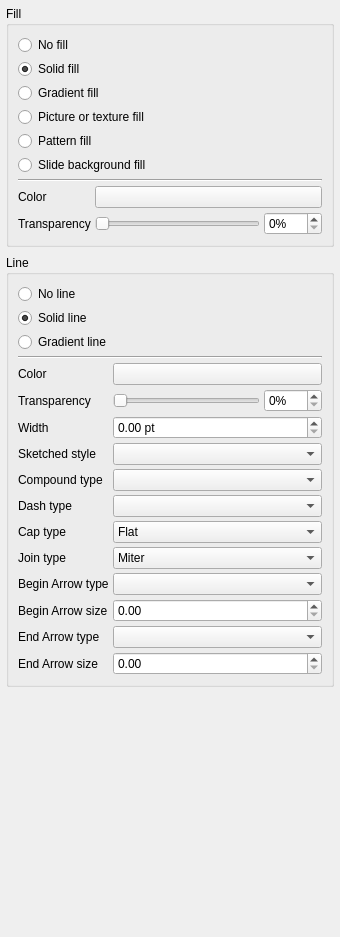
             <widget class="QWidget" name="shape_fill_line_content">
              <property name="geometry">
               <rect>
                <x>0</x>
                <y>0</y>
                <width>340</width>
                <height>937</height>
               </rect>
              </property>
              <layout class="QVBoxLayout" name="shape_fill_line_layout">
               <property name="spacing">
                <number>8</number>
               </property>
               <property name="leftMargin">
                <number>6</number>
               </property>
               <property name="topMargin">
                <number>6</number>
               </property>
               <property name="rightMargin">
                <number>6</number>
               </property>
               <property name="bottomMargin">
                <number>6</number>
               </property>
               <item>
                <widget class="QGroupBox" name="grp_fill">
                 <property name="title">
                  <string>Fill</string>
                 </property>
                 <layout class="QVBoxLayout" name="grp_fill_layout">
                  <property name="spacing">
                   <number>4</number>
                  </property>
                  <item>
                   <widget class="QRadioButton" name="rb_fill_none">
                    <property name="text">
                     <string>No fill</string>
                    </property>
                   </widget>
                  </item>
                  <item>
                   <widget class="QRadioButton" name="rb_fill_solid">
                    <property name="text">
                     <string>Solid fill</string>
                    </property>
                    <property name="checked">
                     <bool>true</bool>
                    </property>
                   </widget>
                  </item>
                  <item>
                   <widget class="QRadioButton" name="rb_fill_gradient">
                    <property name="text">
                     <string>Gradient fill</string>
                    </property>
                   </widget>
                  </item>
                  <item>
                   <widget class="QRadioButton" name="rb_fill_picture">
                    <property name="text">
                     <string>Picture or texture fill</string>
                    </property>
                   </widget>
                  </item>
                  <item>
                   <widget class="QRadioButton" name="rb_fill_pattern">
                    <property name="text">
                     <string>Pattern fill</string>
                    </property>
                   </widget>
                  </item>
                  <item>
                   <widget class="QRadioButton" name="rb_fill_slidebg">
                    <property name="text">
                     <string>Slide background fill</string>
                    </property>
                   </widget>
                  </item>
                  <item>
                   <widget class="Line" name="fill_sep">
                    <property name="orientation">
                     <enum>Qt::Horizontal</enum>
                    </property>
                   </widget>
                  </item>
                  <item>
                   <layout class="QFormLayout" name="grp_fill_form">
                    <property name="fieldGrowthPolicy">
                     <enum>QFormLayout::AllNonFixedFieldsGrow</enum>
                    </property>
                    <item row="0" column="0">
                     <widget class="QLabel" name="lbl_fill_color">
                      <property name="text">
                       <string>Color</string>
                      </property>
                     </widget>
                    </item>
                    <item row="0" column="1">
                     <widget class="QPushButton" name="btn_fill_color">
                      <property name="text">
                       <string/>
                      </property>
                     </widget>
                    </item>
                    <item row="1" column="0">
                     <widget class="QLabel" name="lbl_fill_transparency">
                      <property name="text">
                       <string>Transparency</string>
                      </property>
                     </widget>
                    </item>
                    <item row="1" column="1">
                     <layout class="QHBoxLayout" name="fill_transparency_row">
                      <item>
                       <widget class="QSlider" name="fill_transparency_slider">
                        <property name="maximum">
                         <number>100</number>
                        </property>
                        <property name="orientation">
                         <enum>Qt::Horizontal</enum>
                        </property>
                       </widget>
                      </item>
                      <item>
                       <widget class="QSpinBox" name="fill_transparency_spin">
                        <property name="suffix">
                         <string>%</string>
                        </property>
                        <property name="maximum">
                         <number>100</number>
                        </property>
                       </widget>
                      </item>
                     </layout>
                    </item>
                   </layout>
                  </item>
                 </layout>
                </widget>
               </item>
               <item>
                <widget class="QGroupBox" name="grp_line">
                 <property name="title">
                  <string>Line</string>
                 </property>
                 <layout class="QVBoxLayout" name="grp_line_layout">
                  <property name="spacing">
                   <number>4</number>
                  </property>
                  <item>
                   <widget class="QRadioButton" name="rb_line_none">
                    <property name="text">
                     <string>No line</string>
                    </property>
                   </widget>
                  </item>
                  <item>
                   <widget class="QRadioButton" name="rb_line_solid">
                    <property name="text">
                     <string>Solid line</string>
                    </property>
                    <property name="checked">
                     <bool>true</bool>
                    </property>
                   </widget>
                  </item>
                  <item>
                   <widget class="QRadioButton" name="rb_line_gradient">
                    <property name="text">
                     <string>Gradient line</string>
                    </property>
                   </widget>
                  </item>
                  <item>
                   <widget class="Line" name="line_sep">
                    <property name="orientation">
                     <enum>Qt::Horizontal</enum>
                    </property>
                   </widget>
                  </item>
                  <item>
                   <layout class="QFormLayout" name="grp_line_form">
                    <property name="fieldGrowthPolicy">
                     <enum>QFormLayout::AllNonFixedFieldsGrow</enum>
                    </property>
                    <item row="0" column="0">
                     <widget class="QLabel" name="lbl_line_color">
                      <property name="text">
                       <string>Color</string>
                      </property>
                     </widget>
                    </item>
                    <item row="0" column="1">
                     <widget class="QPushButton" name="btn_pen_color">
                      <property name="text">
                       <string/>
                      </property>
                     </widget>
                    </item>
                    <item row="1" column="0">
                     <widget class="QLabel" name="lbl_line_transparency">
                      <property name="text">
                       <string>Transparency</string>
                      </property>
                     </widget>
                    </item>
                    <item row="1" column="1">
                     <layout class="QHBoxLayout" name="line_transparency_row">
                      <item>
                       <widget class="QSlider" name="pen_transparency_slider">
                        <property name="maximum">
                         <number>100</number>
                        </property>
                        <property name="orientation">
                         <enum>Qt::Horizontal</enum>
                        </property>
                       </widget>
                      </item>
                      <item>
                       <widget class="QSpinBox" name="pen_transparency_spin">
                        <property name="suffix">
                         <string>%</string>
                        </property>
                        <property name="maximum">
                         <number>100</number>
                        </property>
                       </widget>
                      </item>
                     </layout>
                    </item>
                    <item row="2" column="0">
                     <widget class="QLabel" name="lbl_line_width">
                      <property name="text">
                       <string>Width</string>
                      </property>
                     </widget>
                    </item>
                    <item row="2" column="1">
                     <widget class="QDoubleSpinBox" name="line_width">
                      <property name="suffix">
                       <string> pt</string>
                      </property>
                     </widget>
                    </item>
                    <item row="3" column="0">
                     <widget class="QLabel" name="lbl_sketched">
                      <property name="text">
                       <string>Sketched style</string>
                      </property>
                     </widget>
                    </item>
                    <item row="3" column="1">
                     <widget class="QComboBox" name="cmb_sketched"/>
                    </item>
                    <item row="4" column="0">
                     <widget class="QLabel" name="lbl_compound">
                      <property name="text">
                       <string>Compound type</string>
                      </property>
                     </widget>
                    </item>
                    <item row="4" column="1">
                     <widget class="QComboBox" name="cmb_compound"/>
                    </item>
                    <item row="5" column="0">
                     <widget class="QLabel" name="lbl_dash">
                      <property name="text">
                       <string>Dash type</string>
                      </property>
                     </widget>
                    </item>
                    <item row="5" column="1">
                     <widget class="QComboBox" name="dash"/>
                    </item>
                    <item row="6" column="0">
                     <widget class="QLabel" name="lbl_cap">
                      <property name="text">
                       <string>Cap type</string>
                      </property>
                     </widget>
                    </item>
                    <item row="6" column="1">
                     <widget class="QComboBox" name="cmb_cap">
                      <item>
                       <property name="text">
                        <string>Flat</string>
                       </property>
                      </item>
                      <item>
                       <property name="text">
                        <string>Round</string>
                       </property>
                      </item>
                      <item>
                       <property name="text">
                        <string>Square</string>
                       </property>
                      </item>
                     </widget>
                    </item>
                    <item row="7" column="0">
                     <widget class="QLabel" name="lbl_join">
                      <property name="text">
                       <string>Join type</string>
                      </property>
                     </widget>
                    </item>
                    <item row="7" column="1">
                     <widget class="QComboBox" name="cmb_join">
                      <item>
                       <property name="text">
                        <string>Miter</string>
                       </property>
                      </item>
                      <item>
                       <property name="text">
                        <string>Bevel</string>
                       </property>
                      </item>
                      <item>
                       <property name="text">
                        <string>Round</string>
                       </property>
                      </item>
                     </widget>
                    </item>
                    <item row="8" column="0">
                     <widget class="QLabel" name="lbl_begin_arrow_type">
                      <property name="text">
                       <string>Begin Arrow type</string>
                      </property>
                     </widget>
                    </item>
                    <item row="8" column="1">
                     <widget class="QComboBox" name="cmb_begin_arrow_type"/>
                    </item>
                    <item row="9" column="0">
                     <widget class="QLabel" name="lbl_begin_arrow_size">
                      <property name="text">
                       <string>Begin Arrow size</string>
                      </property>
                     </widget>
                    </item>
                    <item row="9" column="1">
                     <widget class="QDoubleSpinBox" name="arrow_begin_size"/>
                    </item>
                    <item row="10" column="0">
                     <widget class="QLabel" name="lbl_end_arrow_type">
                      <property name="text">
                       <string>End Arrow type</string>
                      </property>
                     </widget>
                    </item>
                    <item row="10" column="1">
                     <widget class="QComboBox" name="cmb_end_arrow_type"/>
                    </item>
                    <item row="11" column="0">
                     <widget class="QLabel" name="lbl_end_arrow_size">
                      <property name="text">
                       <string>End Arrow size</string>
                      </property>
                     </widget>
                    </item>
                    <item row="11" column="1">
                     <widget class="QDoubleSpinBox" name="arrow_end_size"/>
                    </item>
                   </layout>
                  </item>
                 </layout>
                </widget>
               </item>
               <item>
                <spacer name="shape_fill_line_spacer">
                 <property name="orientation">
                  <enum>Qt::Vertical</enum>
                 </property>
                 <property name="sizeHint" stdset="0">
                  <size>
                   <width>20</width>
                   <height>40</height>
                  </size>
                 </property>
                </spacer>
               </item>
              </layout>
             </widget>
